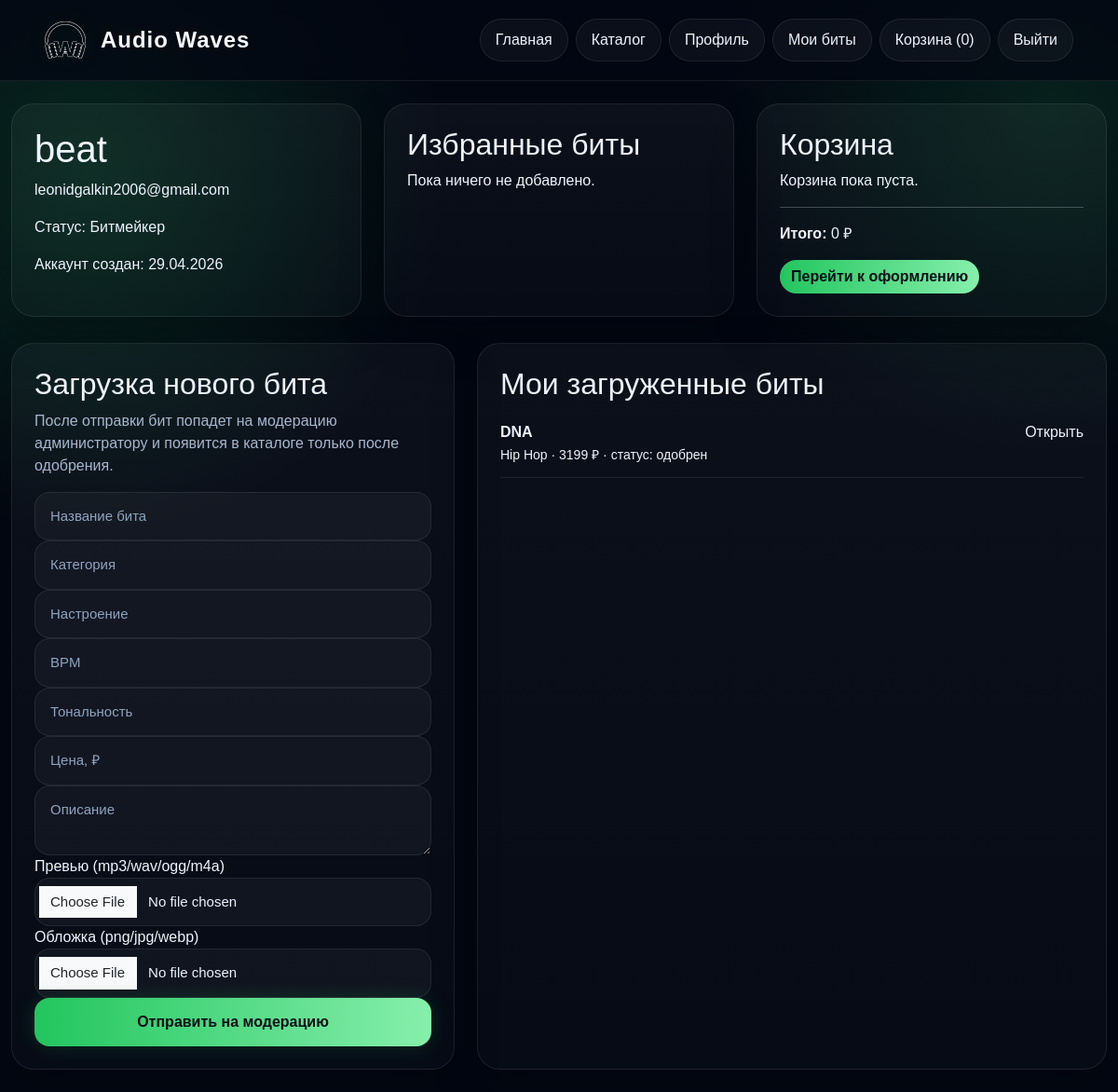
The page /profile (signed in) on the database its author committed.
### models.py (models this page shows, shortened)
class User(UserMixin, db.Model):
    id = db.Column(db.Integer, primary_key=True)
    username = db.Column(db.String(80), unique=True, nullable=False)
    email = db.Column(db.String(120), unique=True, nullable=False)
    password_hash = db.Column(db.String(255), nullable=False)
    role = db.Column(db.String(20), default='user', nullable=False)
    created_at = db.Column(db.DateTime, default=datetime.utcnow)
    favorites = db.relationship('Favorite', backref='user', cascade='all, delete-orphan')
    cart_items = db.relationship('CartItem', backref='user', cascade='all, delete-orphan')
    submitted_beats = db.relationship('Beat', backref='submitted_by', cascade='all', foreign_keys='Beat.submitted_by_user_id')
    @property
    def is_admin(self):
        return self.role == 'admin'
    @property
    def is_beatmaker(self):
        return self.role == 'beatmaker'

class Beat(db.Model):
    id = db.Column(db.Integer, primary_key=True)
    title = db.Column(db.String(150), nullable=False)
    category = db.Column(db.String(80), nullable=False)
    mood = db.Column(db.String(80), nullable=False)
    bpm = db.Column(db.Integer, nullable=False)
    beat_key = db.Column(db.String(30), nullable=False)
    price = db.Column(db.Float, nullable=False)
    description = db.Column(db.Text, default='')
    preview_file = db.Column(db.String(255), nullable=False)
    cover_file = db.Column(db.String(255), nullable=False, default='default-cover.jpg')
    is_featured = db.Column(db.Boolean, default=False)
    status = db.Column(db.String(20), default='approved', nullable=False)
    submitted_by_user_id = db.Column(db.Integer, db.ForeignKey('user.id'), nullable=True)
    moderation_note = db.Column(db.String(255), default='', nullable=False)
    created_at = db.Column(db.DateTime, default=datetime.utcnow)
    favorites = db.relationship('Favorite', backref='beat', cascade='all, delete-orphan')
    cart_items = db.relationship('CartItem', backref='beat', cascade='all, delete-orphan')

### routes/store.py (the view)
    @app.route('/profile')
    @login_required
    def profile():
        favorites = Beat.query.join(Favorite, Favorite.beat_id == Beat.id).filter(Favorite.user_id == current_user.id).all()
        cart_items = Beat.query.join(CartItem, CartItem.beat_id == Beat.id).filter(CartItem.user_id == current_user.id).all()
        cart_total = sum(item.price for item in cart_items)
        submitted_beats = []
        if current_user.is_beatmaker:
            submitted_beats = Beat.query.filter_by(submitted_by_user_id=current_user.id).order_by(Beat.created_at.desc()).all()
        return render_template('profile.html', favorites=favorites, cart_items=cart_items, cart_total=cart_total, submitted_beats=submitted_beats)

### app.py (called while the page is built)
def create_app():
    app = Flask(__name__)
    app.config.from_object(Config)
    prepare_folders()
    db.init_app(app)
    login_manager.init_app(app)
    login_manager.login_view = 'login'
    login_manager.login_message = 'Сначала войдите в аккаунт.'
    @login_manager.user_loader
    def load_user(user_id):
        return db.session.get(User, int(user_id))
    register_context_processors(app)
    register_routes(app)
    with app.app_context():
        db.create_all()
        seed_data()
    return app

### context_processors.py (called while the page is built)
def register_context_processors(app):
    @app.context_processor
    def inject_cart_count():
        count = 0
        if current_user.is_authenticated:
            count = CartItem.query.filter_by(user_id=current_user.id).count()
        return {'cart_count': count}

### templates/profile.html (shortened to what this page needs)
{% extends 'base.html' %}
{% block content %}
<section class="profile-grid row g-4">
    <div class="col-lg-4"><div class="panel p-4 h-100">
        <h1>{{ current_user.username }}</h1>
        <p>{{ current_user.email }}</p>
        <p>Статус: {% if current_user.is_admin %}Администратор{% elif current_user.is_beatmaker %}Битмейкер{% else %}Пользователь{% endif %}</p>
        <p>Аккаунт создан: {{ current_user.created_at.strftime('%d.%m.%Y') }}</p>
    </div></div>
    <div class="col-lg-4"><div class="panel p-4 h-100">
        <h2>Избранные биты</h2>
        {% for beat in favorites %}
            <div class="list-item"><span>{{ beat.title }}</span><a href="{{ url_for('beat_detail', beat_id=beat.id) }}">Открыть</a></div>
        {% else %}
            <p>Пока ничего не добавлено.</p>
        {% endfor %}
    </div></div>
    <div class="col-lg-4"><div class="panel p-4 h-100">
        <h2>Корзина</h2>
        {% for beat in cart_items %}
            <div class="list-item"><span>{{ beat.title }} — {{ '%.0f'|format(beat.price) }} ₽</span><a href="{{ url_for('remove_from_cart', beat_id=beat.id) }}">Удалить</a></div>
        {% else %}
            <p>Корзина пока пуста.</p>
        {% endfor %}
        <hr>
        <p><strong>Итого:</strong> {{ '%.0f'|format(cart_total) }} ₽</p>
        <a class="btn" href="{{ url_for('checkout') }}">Перейти к оформлению</a>
    </div></div>
</section>
{% if current_user.is_beatmaker %}
<section id="beatmaker-tools" class="row g-4 mt-1">
    <div class="col-lg-5"><div class="panel p-4 h-100">
        <h2>Загрузка нового бита</h2>
        <p class="muted">После отправки бит попадет на модерацию администратору и появится в каталоге только после одобрения.</p>
        <form method="post" action="{{ url_for('beatmaker_upload') }}" enctype="multipart/form-data" class="admin-form mt-3">
            <input class="form-control" type="text" name="title" placeholder="Название бита" required>
            <input class="form-control" type="text" name="category" placeholder="Категория" required>
            <input class="form-control" type="text" name="mood" placeholder="Настроение" required>
            <input class="form-control" type="number" name="bpm" placeholder="BPM" required>
            <input class="form-control" type="text" name="beat_key" placeholder="Тональность" required>
            <input class="form-control" type="number" step="0.01" name="price" placeholder="Цена, ₽" required>
            <textarea class="form-control" name="description" placeholder="Описание"></textarea>
            <label>Превью (mp3/wav/ogg/m4a)</label>
            <input class="form-control" type="file" name="preview" required>
            <label>Обложка (png/jpg/webp)</label>
            <input class="form-control" type="file" name="cover">
            <button type="submit" class="btn">Отправить на модерацию</button>
        </form>
    </div></div>
    <div class="col-lg-7"><div class="panel p-4 h-100">
        <h2>Мои загруженные биты</h2>
        {% for beat in submitted_beats %}
            <div class="list-item">
                <div>
                    <strong>{{ beat.title }}</strong><br>
                    <small>{{ beat.category }} · {{ '%.0f'|format(beat.price) }} ₽ · статус:
                        {% if beat.status == 'approved' %}одобрен{% elif beat.status == 'pending' %}на модерации{% else %}отклонен{% endif %}
                    </small>
                </div>
                <a href="{{ url_for('beat_detail', beat_id=beat.id) if beat.status == 'approved' else '#' }}">{{ 'Открыть' if beat.status == 'approved' else 'Ожидание' }}</a>
            </div>
        {% else %}
            <p>Вы еще не отправляли биты на модерацию.</p>
        {% endfor %}
    </div></div>
</section>
{% endif %}
{% endblock %}

### static/style.css (style rules this page uses)
:root { --bg: #030712; --card: #0f1720; --line: rgba(255,255,255,0.08); --text: #edf4ff; --muted: #a7b7ce; --accent: #22c55e; --accent-2: #86efac; --danger: #ff6b6b; }
* { box-sizing: border-box; }
body { margin: 0; font-family: Arial, sans-serif; background: radial-gradient(circle at 8% 16%, rgba(34, 197, 94, 0.18), transparent 26%), radial-gradient(circle at 94% 10%, rgba(34, 197, 94, 0.14), transparent 24%), var(--bg); color: var(--text); }
a { color: inherit; text-decoration: none; }
.nav .nav-link, .btn { border-radius: 999px; transition: 0.2s; }
.hero, .panel, .featured-card, .beat-card, .empty-box, .stat-card, .feature-stat, .api-card { background: linear-gradient(180deg, rgba(255,255,255,0.04), rgba(255,255,255,0.02)); border: 1px solid var(--line); border-radius: 24px; box-shadow: 0 20px 50px rgba(0,0,0,0.22); }
.hero-text, .muted, .meta, .desc, .why-list, .api-card-body small { color: var(--muted); }
input, select, textarea, button, .form-control, .form-select { width: 100%; border: 1px solid var(--line) !important; background: rgba(255,255,255,0.04) !important; color: var(--text) !important; border-radius: 16px !important; padding: 14px 16px !important; font-size: 15px; }
.form-control::placeholder { color: #8ea4bf; }
button, .btn { border: none; background: linear-gradient(90deg, var(--accent), var(--accent-2)); color: #031018 !important; font-weight: 700; cursor: pointer; }
.list-item { display: flex; justify-content: space-between; gap: 16px; padding: 12px 0; border-bottom: 1px solid var(--line); }
.btn, button, .auth-form button, .admin-form button, .filters-form button, .play-btn { color: #031018 !important; font-weight: 800 !important; }
.auth-form button, .admin-form button, .filters-form button { background: linear-gradient(90deg, #22c55e, #86efac) !important; border: none !important; box-shadow: 0 0 22px rgba(34,197,94,0.18); }

### rows shown on the page
User: username "beat", email "leonidgalkin2006@gmail.com", created_at "29.04.2026"
Beat: title "DNA", category "Hip Hop", price "3199", shows "одобрен", status "Открыть"

### other values the page prints
{{ cart_count }} "0"
{{ '%.0f'|format(cart_total) }} "0"
